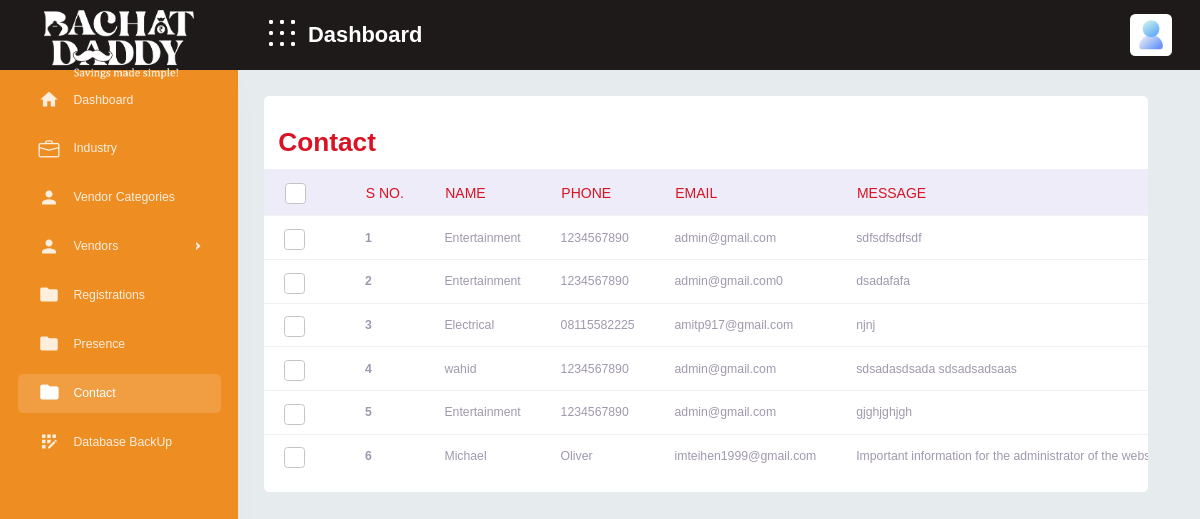
The app's page /bachatdaddy@1357admin/contact.php (signed in) with its own data.
### tables this page shows
CREATE TABLE `contact_messages` (
  `id` int(11) NOT NULL AUTO_INCREMENT,
  `name` varchar(255) DEFAULT NULL,
  `phone` varchar(15) DEFAULT NULL,
  `email` varchar(255) DEFAULT NULL,
  `message` text DEFAULT NULL,
  `created_at` timestamp NOT NULL DEFAULT current_timestamp(),
  PRIMARY KEY (`id`)
);

### config/config.php (called while the page is built, shortened)
<?php
class dbClass {
	private $conn;
	private function connect(){
		$this->host = 'localhost:3307';
		$this->user = 'root';
		$this->pass = '';
		$this->dbname = 'bachatdaddy_db';
		try {
			$this->conn = new PDO('mysql:host='.$this->host.';dbname='.$this->dbname.'', $this->user, $this->pass);
			$this->conn->setAttribute(PDO::ATTR_ERRMODE, PDO::ERRMODE_EXCEPTION);
			$this->conn->exec("SET time_zone = '+05:30';");
		} catch (PDOException $e) {
			echo "Error: " . $e->getMessage();
		}
		return $this->conn;
	}
	public function getAllData($query) {
		$result = $this->conn->prepare($query);
		$ret = $result->execute();
		$result->setFetchMode(PDO::FETCH_ASSOC);
		$reponse = $result->fetchAll();
		return $reponse;
	}
}
?>

### bachatdaddy@1357admin/functions/bachatdaddyfunction.php (called while the page is built, shortened)
<?php
    class Contact{
        function getContactrDetails()
        {
            $conn = new dbClass();
            $stmt = $conn->getAllData("SELECT * FROM `contact_messages`");
            return $stmt;
        }
    }
?>

### bachatdaddy@1357admin/contact.php (the view, shortened to what this page needs)
<?php
    require '../config/config.php';
    require 'functions/bachatdaddyfunction.php';
    $contact=new Contact();
    $contactdetails=$contact->getContactrDetails();
?>
<!DOCTYPE html>
<html lang="en">
<head>
	<link href="vendor/wow-master/css/libs/animate.css" rel="stylesheet">
	<link href="vendor/bootstrap-select/dist/css/bootstrap-select.min.css" rel="stylesheet">
	<link rel="stylesheet" href="vendor/bootstrap-select-country/css/bootstrap-select-country.min.css">
	<link rel="stylesheet" href="vendor/jquery-nice-select/css/nice-select.css">
	<link href="vendor/datepicker/css/bootstrap-datepicker.min.css" rel="stylesheet">
	 <link href="vendor/datatables/css/jquery.dataTables.min.css" rel="stylesheet">
	<link rel="stylesheet" href="vendor/swiper/css/swiper-bundle.min.css">
    <link href="css/style.css" rel="stylesheet">
</head>
<body>
    <div id="main-wrapper">
		<div class="nav-header">
            <a href="home.php" class="navbar-brand d-flex align-items-center ">
            </a>
            <div class="nav-control" onclick="changeLogo()">
                <div class="hamburger" >
                </div>
            </div>
        </div>
    <?php require ('include/header.php'); ?>
    <?php require ('include/sidebar.php'); ?>
		<div class="content-body">
            <div class="container-fluid">
                <div class="">
                    <div class="">
                        <div class="container-fluid pt-0 ps-0 pe-lg-4 pe-0">
                            <div class="col-xl-12">
                                <div class="card" id="bootstrap-table2">
                                    <div class="tab-content" id="myTabContent-1">
                                        <div class="tab-pane fade show active" id="bordered" role="tabpanel" aria-labelledby="home-tab-1">
                                            <div class="card-body p-0">
                                                <div>
                                                    <h2 class="ms-3 mt-4">Contact</h2>
                                                </div>
                                                <div class="table-responsive">
                                                    <table class="table table-responsive-md">
                                                        <thead>
                                                            <tr>
                                                                <th style="width:50px;">
                                                                    <div class="form-check custom-checkbox checkbox-success check-lg me-3">
                                                                        <input type="checkbox" class="form-check-input" id="checkAll" required="">
                                                                    </div>
                                                                </th>
                                                                <th>S NO.</th>
                                                                <th>NAME</th>
                                                                <th>PHONE</th>
                                                                <th>EMAIL</th>
                                                                <th>MESSAGE</th>
                                                            </tr>
                                                        </thead>
                                                        <tbody>
                                                        <?php
                                                            $i=1;
                                                            foreach($contactdetails as $row):
                                                        ?>
                                                                <tr>
                                                                    <td>
                                                                        <div class="form-check custom-checkbox checkbox-success check-lg me-3">
                                                                            <input type="checkbox" class="form-check-input" id="customCheckBox2" required="">
                                                                        </div>
                                                                    </td>
                                                                    <td><strong><?php echo $i++;?></strong></td>
                                                                    <td><?php echo $row['name'];?></td>
                                                                    <td><?php echo $row['phone'];?></td>
                                                                    <td><?php echo $row['email'];?></td>
                                                                    <td><?php echo $row['message'];?></td>
                                                                </tr>
                                                            <?php endforeach; ?>
                                                        </tbody>
                                                    </table>
                                                </div>
                                            </div>
                                        </div>
                                    </div>
                                </div>
                            </div>
                        </div>
                    </div>
                </div>
            </div>
        </div>
    </div>
</body>
</html>

### records on screen
contact_messages: name "Entertainment", phone "1234567890", email "admin@gmail.com", message "sdfsdfsdfsdf"
contact_messages: name "Entertainment", phone "1234567890", email "admin@gmail.com0", message "dsadafafa"
contact_messages: name "Electrical", phone "08115582225", email "amitp917@gmail.com", message "njnj"
contact_messages: name "wahid", phone "1234567890", email "admin@gmail.com", message "sdsadasdsada sdsadsadsaas"
contact_messages: name "Entertainment", phone "1234567890", email "admin@gmail.com", message "gjghjghjgh"
contact_messages: name "Michael", phone "Oliver", email "imteihen1999@gmail.com", message "Important information for the administrator of the…"
